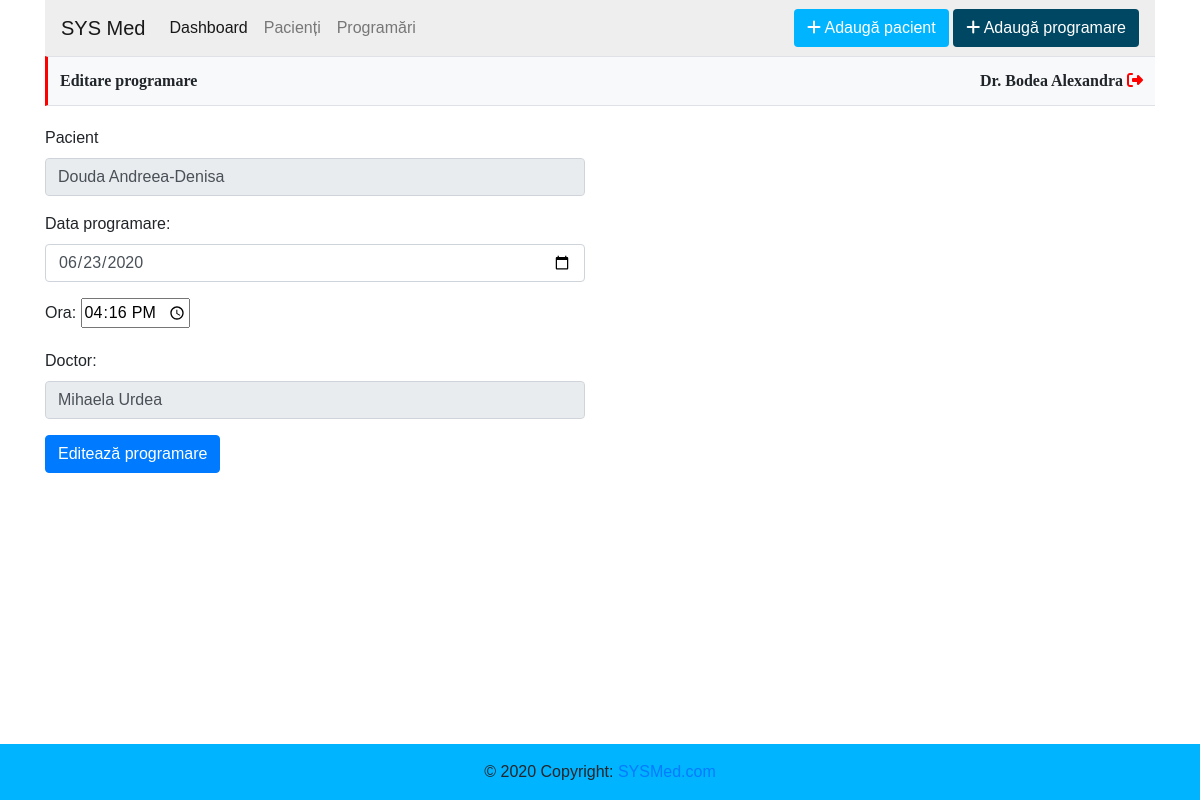
Screenshot of /editare_programare.php?id_programare=26 (signed in) with the database file from the repository.
### tables this page shows
CREATE TABLE `doctori` (
  `id` int(11) NOT NULL,
  `user` varchar(255) NOT NULL,
  `parola` varchar(255) NOT NULL,
  `nume_prenume` varchar(255) NOT NULL,
  `email` varchar(255) NOT NULL
);

CREATE TABLE `programari` (
  `id` int(11) NOT NULL,
  `data` int(11) NOT NULL,
  `ora` varchar(255) NOT NULL,
  `id_pacient` int(11) NOT NULL,
  `id_doctor` int(11) NOT NULL
);

CREATE TABLE `pacienti` (
  `id` int(11) NOT NULL,
  `nume_prenume` varchar(255) NOT NULL,
  `adresa` varchar(255) NOT NULL,
  `telefon` varchar(15) NOT NULL,
  `email` varchar(255) NOT NULL,
  `alergii` varchar(255) DEFAULT NULL,
  `formular` varchar(255) DEFAULT NULL
);

### inc/functions.php (called while the page is built, shortened)
<?php
function get_user($user, $parola)
{
    global $link;
    $user = mysqli_real_escape_string($link, $user);
    $parola = mysqli_real_escape_string($link, $parola);
    $result = mysqli_query($link, "SELECT * FROM doctori WHERE user = '$user' AND parola = '$parola' LIMIT 1");
    return mysqli_fetch_assoc($result);
}
?>

### inc/init.php (called while the page is built, shortened)
<?php
$link = mysqli_connect("localhost", "root", "", "med_system");
include 'functions.php';
if (isset($_COOKIE['user']) && isset($_COOKIE['parola'])) {
    $udata = get_user($_COOKIE['user'], $_COOKIE['parola']);
}

### editare_programare.php (the view, shortened to what this page needs)
<?php
include 'inc/init.php';
$meta = array(
    'title' => 'Editare programare'
);
include 'inc/header.php';
if(isset($_GET['id_programare'])){
    $id_programare = $_GET['id_programare'];
    $sql = "SELECT * FROM programari WHERE id = '$id_programare' LIMIT 1";
    $result = mysqli_query($link, $sql);
}
while($row = mysqli_fetch_assoc($result)):
$data_db = $row['data'];
$data = date("Y-m-d", $data_db);
$id_pacient = $row['id_pacient'];
$pacient = mysqli_query($link, "SELECT `nume_prenume` FROM `pacienti` WHERE id = '$id_pacient' LIMIT 1");
$nume_pacient = mysqli_fetch_assoc($pacient);
$id_doctor = $row['id_doctor'];
$doctor = mysqli_query($link, "SELECT `nume_prenume` FROM `doctori` WHERE id = '$id_doctor' LIMIT 1");
$nume_doctor = mysqli_fetch_assoc($doctor);
?>
<div class="row">
    <div class="col-md-6 formular">
        <form method="POST" action="">
            <div class="form-group">
                <label for="pacient">Pacient</label>
                <input class="form-control" type="text" disabled value="<?= $nume_pacient['nume_prenume'] ?>" />
            </div>
            <div class="form-group">
                <label for="nume_prenume">Data programare: </label>
                <input type="date" class="form-control" name="data" required value="<?= $data ?>"/>
            </div>
            <div class="form-group">
                <label for="ora">Ora: </label>
                <input type="time" name="ora" min="08:00" max="19:00" required value="<?= $row['ora'] ?>" />
            </div>
            <div class="form-group">
                <label for="nume_prenume">Doctor: </label>
                <input class="form-control" type="text" disabled value="<?= $nume_doctor['nume_prenume'] ?>" />
            </div>
            <input type="submit" class="btn btn-primary" name="submit" value="Editează programare"/>
        </form>
    </div>
</div>
<?php
endwhile;
include 'inc/footer.php';?>

### inc/header.php (shortened to what this page needs)
<?php
if(isset($udata['id'])){
    $id_doctor = $udata['id'];
    $result_doctor = mysqli_query($link, "SELECT id, nume_prenume FROM doctori WHERE id='$id_doctor'");
}   else{
    header("location: login.php");
}
?>
<!DOCTYPE html>
<html>
    <head>
        <link rel="stylesheet" href="https://stackpath.bootstrapcdn.com/bootstrap/4.4.1/css/bootstrap.min.css">
        <link rel="stylesheet" href="style.css">
    </head>
    <body>
        <div class="container">
            <div class="row">
                <div class="col-lg-12">
                    <nav class="navbar navbar-expand-lg navbar-light">
                    <a class="navbar-brand" href="index.php">SYS Med</a>
                    <div class="collapse navbar-collapse" id="navbarSupportedContent">
                        <ul class="navbar-nav mr-auto">
                        <li class="nav-item active">
                            <a class="nav-link" href="index.php">Dashboard <span class="sr-only">(current)</span></a>
                        </li>
                        <li class="nav-item">
                            <a class="nav-link" href="pacienti.php">Pacienți</a>
                        </li>
                        <li class="nav-item">
                            <a class="nav-link" href="programari.php">Programări</a>
                        </li>
                        </ul>
                        <div class="text-right">
                            <button type="button" class="btn add_patient"><i class="fas fa-plus"></i> <a href="adauga_pacient.php">Adaugă pacient</a></button>
                            <button type="button" class="btn add_apt"><i class="fas fa-plus"></i> <a href="adauga_programare.php">Adaugă programare</a></button>
                        </div>
                    </div>
                    </nav>
                </div>
            </div>
            <div class="row">
                <div class="col-lg-12">
                    <nav class="navbar bg-light head">
                        <span><?= $meta['title']?></span>
                        <div class="text-right">
                            <?php while($row = mysqli_fetch_assoc($result_doctor)): ?>
                                Dr. <?=$row['nume_prenume']?> <a title="Logout" href="?logout"><i class="fas fa-sign-out-alt"></i></a>
                            <?php endwhile;?>
                        </div>
                    </nav>
                </div>
            </div>

### style.css (style rules this page uses)
body { font-family: Verdana, Tahoma, sans-serif; }
i { color: #fff; }
.container { margin-bottom: 100px !important; }
.navbar { background:#eee; }
nav.head { border-left: 3px solid red; border-top: 1px solid rgb(222, 226, 230); border-bottom: 1.5px solid rgb(222, 226, 230); font-size: 16px; font-weight: bold; font-family: Verdana; padding: 0; padding: 12px; }
button.add_patient { background: #00B4FF; }
.add_patient a, .add_apt a { color: #fff; }
button.add_apt { background: #004763; }
i.fa-sign-out-alt { color: red; }
.formular { margin-top: 20px; }

### rows the page displays
doctori: nume_prenume "Bodea Alexandra"
programari: id_pacient.nume_prenume "Douda Andreea-Denisa", data "06/23/2020", ora "16:16", id_doctor.nume_prenume "Mihaela Urdea"

### other values shown
$meta['title'] "Editare programare"
